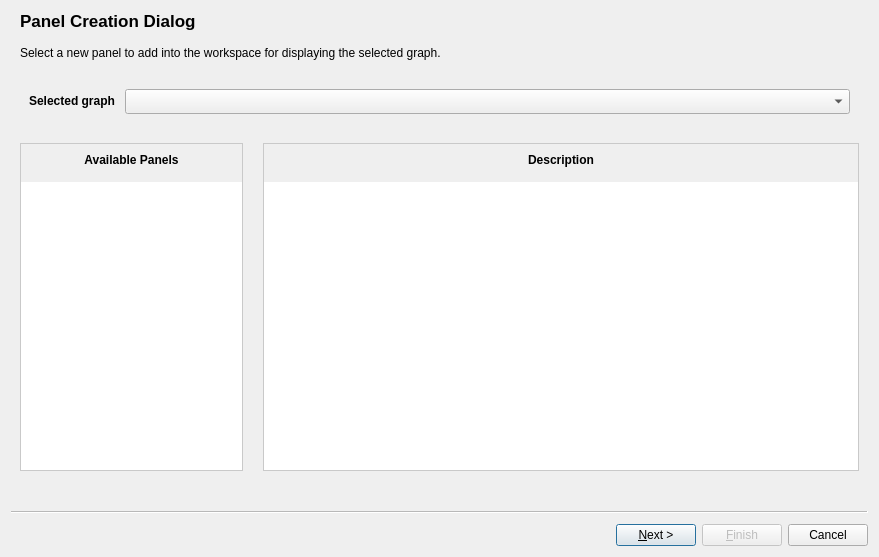
<?xml version="1.0" encoding="UTF-8"?>
<ui version="4.0">
 <class>PanelSelectionWizard</class>
 <widget class="QWizard" name="PanelSelectionWizard">
  <property name="geometry">
   <rect>
    <x>0</x>
    <y>0</y>
    <width>879</width>
    <height>557</height>
   </rect>
  </property>
  <property name="windowTitle">
   <string>Add panel</string>
  </property>
  <property name="windowIcon">
   <iconset>
    <normaloff>:/tulip/gui/icons/logo32x32.png</normaloff>:/tulip/gui/icons/logo32x32.png</iconset>
  </property>
  <property name="styleSheet">
   <string notr="true">QComboBox QTreeView {
border: 1px solid #C9C9C9;
}

#panelsFrame,#panelDescriptionFrame {
border: 1px solid #C9C9C9;
}

#panelListTitle,#panelDescriptionTitle {
background-color: qlineargradient(spread:pad, x1:0, y1:0, x2:0, y2:1, 
stop:1 rgba(0,0,0,0),
stop:0 #F0F0F0);
border: 0px;
}</string>
  </property>
  <property name="modal">
   <bool>true</bool>
  </property>
  <property name="options">
   <set>QWizard::ExtendedWatermarkPixmap|QWizard::HaveFinishButtonOnEarlyPages|QWizard::NoBackButtonOnStartPage</set>
  </property>
  <property name="titleFormat">
   <enum>Qt::RichText</enum>
  </property>
  <property name="subTitleFormat">
   <enum>Qt::RichText</enum>
  </property>
  <widget class="QWizardPage" name="choosePanelPage">
   <property name="title">
    <string>&lt;img src=&quot;:/tulip/graphperspective/icons/32/view-open.png&quot; width=32 height=32/&gt; Panel Creation Dialog</string>
   </property>
   <attribute name="pageId">
    <string notr="true">0</string>
   </attribute>
   <layout class="QVBoxLayout" name="verticalLayout">
    <property name="spacing">
     <number>20</number>
    </property>
    <item>
     <widget class="QLabel" name="page1HelpLabel">
      <property name="text">
       <string>Select a new panel to add into the workspace for displaying the selected graph.</string>
      </property>
      <property name="wordWrap">
       <bool>true</bool>
      </property>
     </widget>
    </item>
    <item>
     <widget class="QFrame" name="selectGraphFrame">
      <layout class="QHBoxLayout" name="selectGraphLayout">
       <property name="spacing">
        <number>10</number>
       </property>
       <item>
        <widget class="QLabel" name="graphComboTitle">
         <property name="sizePolicy">
          <sizepolicy hsizetype="Maximum" vsizetype="Preferred">
           <horstretch>0</horstretch>
           <verstretch>0</verstretch>
          </sizepolicy>
         </property>
         <property name="text">
          <string>&lt;b&gt;Selected graph&lt;/b&gt;</string>
         </property>
        </widget>
       </item>
       <item>
        <widget class="TreeViewComboBox" name="graphCombo">
         <property name="minimumSize">
          <size>
           <width>0</width>
           <height>25</height>
          </size>
         </property>
        </widget>
       </item>
      </layout>
     </widget>
    </item>
    <item>
     <layout class="QHBoxLayout" name="horizontalLayout_3">
      <property name="topMargin">
       <number>0</number>
      </property>
      <property name="rightMargin">
       <number>0</number>
      </property>
      <item>
       <widget class="QFrame" name="panelsFrame">
        <property name="sizePolicy">
         <sizepolicy hsizetype="Preferred" vsizetype="Preferred">
          <horstretch>30</horstretch>
          <verstretch>0</verstretch>
         </sizepolicy>
        </property>
        <property name="frameShape">
         <enum>QFrame::NoFrame</enum>
        </property>
        <property name="frameShadow">
         <enum>QFrame::Plain</enum>
        </property>
        <layout class="QVBoxLayout" name="verticalLayout_3">
         <property name="leftMargin">
          <number>0</number>
         </property>
         <property name="topMargin">
          <number>0</number>
         </property>
         <property name="rightMargin">
          <number>0</number>
         </property>
         <property name="bottomMargin">
          <number>0</number>
         </property>
         <item>
          <widget class="QLabel" name="panelListTitle">
           <property name="minimumSize">
            <size>
             <width>0</width>
             <height>32</height>
            </size>
           </property>
           <property name="font">
            <font>
             <weight>75</weight>
             <bold>true</bold>
            </font>
           </property>
           <property name="text">
            <string>Available Panels</string>
           </property>
           <property name="alignment">
            <set>Qt::AlignCenter</set>
           </property>
          </widget>
         </item>
         <item>
          <widget class="QListView" name="panelList">
           <property name="frameShape">
            <enum>QFrame::NoFrame</enum>
           </property>
           <property name="frameShadow">
            <enum>QFrame::Plain</enum>
           </property>
           <property name="flow">
            <enum>QListView::TopToBottom</enum>
           </property>
           <property name="isWrapping" stdset="0">
            <bool>false</bool>
           </property>
           <property name="resizeMode">
            <enum>QListView::Adjust</enum>
           </property>
           <property name="layoutMode">
            <enum>QListView::Batched</enum>
           </property>
           <property name="spacing">
            <number>2</number>
           </property>
           <property name="viewMode">
            <enum>QListView::ListMode</enum>
           </property>
           <property name="uniformItemSizes">
            <bool>true</bool>
           </property>
          </widget>
         </item>
        </layout>
       </widget>
      </item>
      <item>
       <widget class="QFrame" name="panelDescriptionFrame">
        <property name="sizePolicy">
         <sizepolicy hsizetype="Preferred" vsizetype="Preferred">
          <horstretch>80</horstretch>
          <verstretch>0</verstretch>
         </sizepolicy>
        </property>
        <property name="frameShape">
         <enum>QFrame::NoFrame</enum>
        </property>
        <property name="frameShadow">
         <enum>QFrame::Plain</enum>
        </property>
        <layout class="QVBoxLayout" name="verticalLayout_4">
         <property name="leftMargin">
          <number>0</number>
         </property>
         <property name="topMargin">
          <number>0</number>
         </property>
         <property name="rightMargin">
          <number>0</number>
         </property>
         <property name="bottomMargin">
          <number>0</number>
         </property>
         <item>
          <widget class="QLabel" name="panelDescriptionTitle">
           <property name="minimumSize">
            <size>
             <width>0</width>
             <height>32</height>
            </size>
           </property>
           <property name="font">
            <font>
             <weight>75</weight>
             <bold>true</bold>
            </font>
           </property>
           <property name="text">
            <string>Description</string>
           </property>
           <property name="alignment">
            <set>Qt::AlignCenter</set>
           </property>
          </widget>
         </item>
         <item>
          <widget class="QTextBrowser" name="panelDescription">
           <property name="acceptDrops">
            <bool>false</bool>
           </property>
           <property name="frameShape">
            <enum>QFrame::NoFrame</enum>
           </property>
           <property name="textInteractionFlags">
            <set>Qt::LinksAccessibleByMouse|Qt::TextSelectableByMouse</set>
           </property>
          </widget>
         </item>
        </layout>
       </widget>
      </item>
     </layout>
    </item>
    <item>
     <layout class="QVBoxLayout" name="page1BottomLayout">
      <property name="spacing">
       <number>10</number>
      </property>
      <item>
       <layout class="QHBoxLayout" name="horizontalLayout">
        <item>
         <spacer name="horizontalSpacer">
          <property name="orientation">
           <enum>Qt::Horizontal</enum>
          </property>
          <property name="sizeHint" stdset="0">
           <size>
            <width>40</width>
            <height>20</height>
           </size>
          </property>
         </spacer>
        </item>
       </layout>
      </item>
     </layout>
    </item>
   </layout>
  </widget>
  <widget class="QWizardPage" name="placeHolder"/>
 </widget>
 <customwidgets>
  <customwidget>
   <class>TreeViewComboBox</class>
   <extends>QComboBox</extends>
   <header>tulip/TreeViewComboBox.h</header>
   <container>1</container>
  </customwidget>
 </customwidgets>
 <resources>
  <include location="../../../../library/tulip-gui/resources/TulipGUIResource.qrc"/>
  <include location="../resources/GraphPerspective.qrc"/>
 </resources>
 <connections/>
 <slots>
  <slot>graphSelected(int)</slot>
 </slots>
</ui>
